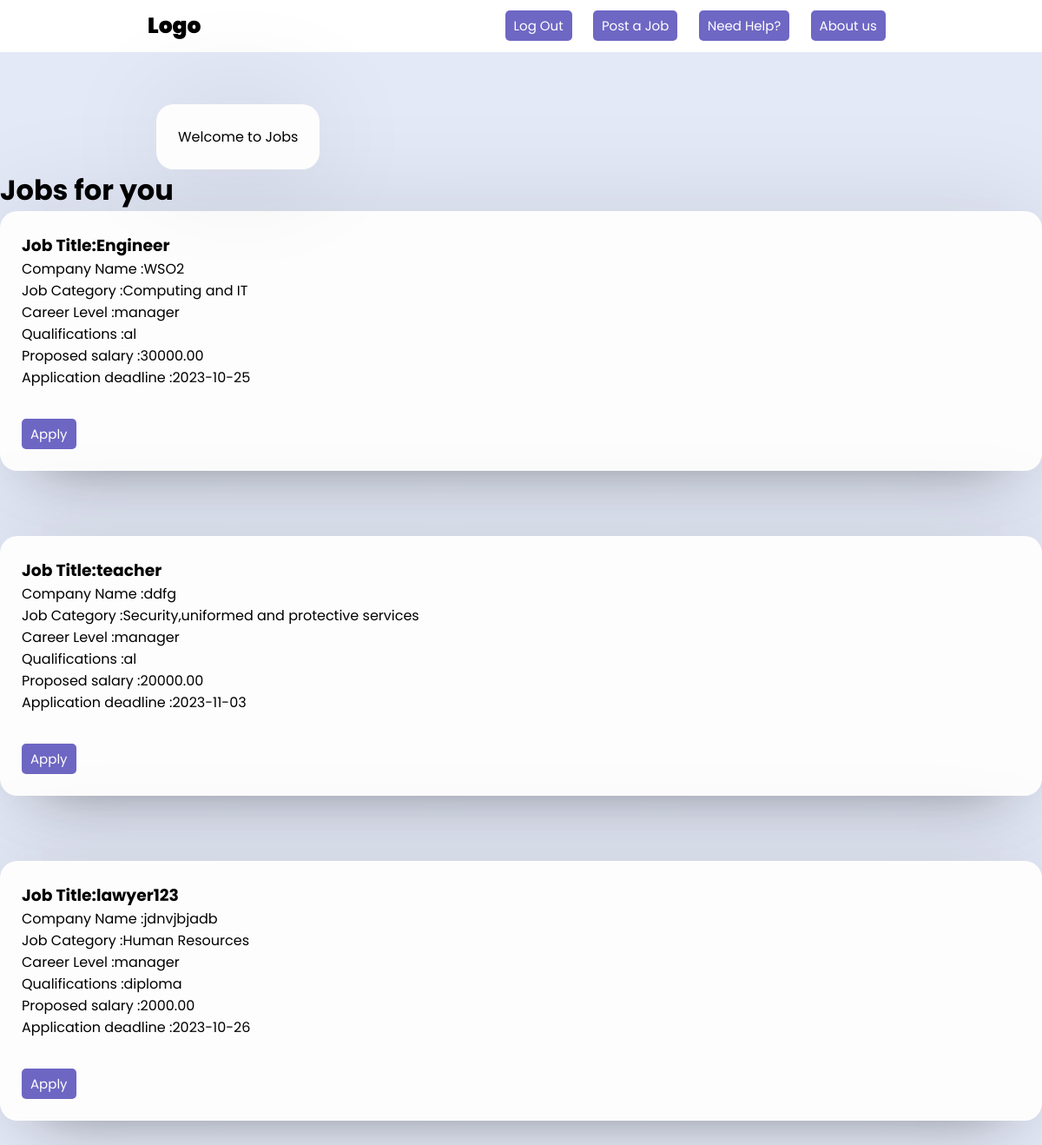
The page /Project/default_home.php on the database its author committed.
### tables this page shows
CREATE TABLE `jobs` (
  `Id` int(11) NOT NULL,
  `job_title` varchar(255) NOT NULL,
  `job_description` text DEFAULT NULL,
  `career_level` varchar(255) NOT NULL,
  `company_name` varchar(255) NOT NULL,
  `job_category` varchar(255) NOT NULL,
  `qualifications` varchar(255) NOT NULL,
  `proposed_salary` decimal(10,2) NOT NULL,
  `required_skills` text NOT NULL,
  `application_deadline` date NOT NULL
);

### Project/default_home.php (the view, shortened to what this page needs)
<?php
   include("php/config.php");
?>
<!DOCTYPE html>
<html lang="en">
<head>
    <link rel="stylesheet" href="style/style.css">
</head>
<body>
    <div class="nav">
        <div class="logo">
            <p>Logo</p>
        </div>
        <div class="right-links">
            <a href="index.php"> <button class="btn">Log Out</button></a>
            <a href="job_post.php"> <button class="btn">Post a Job</button></a>
            <a href="help.php"> <button class="btn">Need Help?</button></a>
            <a href="about_us.php"> <button class="btn">About us</button></a>
        </div>
    </div>
    <main>
        <div class="main-box top">
            <div class="top">
                <div class="box">
                    <p>Welcome to Jobs</p>
                </div>
            </div>
        </div>
    </main>
    <div>
        <h1>Jobs for you</h1>
                    <?php
                        $query = "SELECT * FROM jobs";
                        $result = mysqli_query($con, $query);
                        if(!$result){
                            die("query failed".mysqli_error());
                        }
                        else{
                            while($row = mysqli_fetch_assoc($result)){
                                ?>
                                <section class="main">
                                    <section class="main-course">
                                    <div class="course">
                                    <div class="box">
                                <h3>Job Title:<?php echo $row['job_title'] ?></h3>
                                <p>Company Name :<?php echo $row['company_name'] ?><p>
                                <p>Job Category :<?php echo $row['job_category'] ?><p>
                                <p>Career Level :<?php echo $row['career_level'] ?><p>
                                <p>Qualifications :<?php echo $row['qualifications'] ?></p>
                                <p>Proposed salary :<?php echo $row['proposed_salary'] ?><p>
                                <p>Application deadline :<?php echo $row['application_deadline'] ?><p>
                                <br>
                                <button class="btn" type="apply" onclick="alert('You have applied successfully!!!!!!!!!!!')">Apply</button>
                                </div>
                                <br><br><br>
                </div>
            </section>
            </section>
                                <?php
                            }
                        }
                    ?>
    </div>
</body>
</html>

### Project/style/style.css (style rules this page uses)
* { padding: 0; margin: 0; box-sizing: border-box; font-family: 'Poppins',sans-serif; }
body { background: #e4e9f7; }
.box { background: #fdfdfd; display: flex; flex-direction: column; padding: 25px 25px; border-radius: 20px; box-shadow: 0 0 128px 0 rgba(0,0,0,0.1), 0 32px 64px -48px rgba(0,0,0,0.5) }
.btn { height: 35px; background: rgba(76,68,182,0.808); border: 0; border-radius: 5px; color: #fff; font-size: 15px; cursor: pointer; transition: all .3s; margin-top: 10px; padding: 0px 10px; }
.nav { background: #fff; display: flex; flex-direction: row; justify-content: space-around; line-height: 60px; z-index: 100; }
.logo { font-size: 25px; font-weight: 900; }
.right-links a { padding: 0 10px; }
main { display: flex; align-items: center; justify-content: center; margin-top: 60px; }
.main-box { display: flex; flex-direction: column; width: 70%; }
.main-box .top { display: flex; flex-direction: row; justify-content: space-between; }

### rows shown on the page
jobs: job_title "Engineer", company_name "WSO2", job_category "Computing and IT", career_level "manager", qualifications "al", proposed_salary "30000.00", application_deadline "2023-10-25"
jobs: job_title "teacher", company_name "ddfg", job_category "Security,uniformed and protective services", career_level "manager", qualifications "al", proposed_salary "20000.00", application_deadline "2023-11-03"
jobs: job_title "lawyer123", company_name "jdnvjbjadb", job_category "Human Resources", career_level "manager", qualifications "diploma", proposed_salary "2000.00", application_deadline "2023-10-26"
